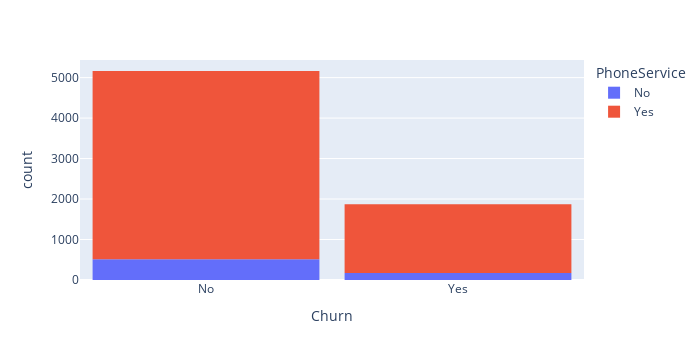

This figure's notebook cell:
### Code cell
phone=df["PhoneService"]
tabular=pd.crosstab(phone,df["Churn"])
print(tabular)
fig = px.histogram(df,x='Churn', color="PhoneService",barmode="relative")
fig.update_layout(width=700,bargap=0.1)
fig.show()
#customers with Phone services are likely to churn

### Figure 1 — Plotly figure (JSON) as saved in the notebook; plotly's stock layout.template omitted (floating-point values rounded to 4 significant figures; data arrays with more than 128 entries replaced by an {"elided": "..."} marker saying what was removed)
{"data": [{"alignmentgroup": "True", "bingroup": "x", "hovertemplate": "PhoneService=No<br>Churn=%{x}<br>count=%{y}<extra></extra>", "legendgroup": "No", "marker": {"color": "#636efa", "pattern": {"shape": ""}}, "name": "No", "offsetgroup": "No", "orientation": "v", "showlegend": true, "type": "histogram", "x": {"elided": "680 str values"}, "xaxis": "x", "yaxis": "y"}, {"alignmentgroup": "True", "bingroup": "x", "hovertemplate": "PhoneService=Yes<br>Churn=%{x}<br>count=%{y}<extra></extra>", "legendgroup": "Yes", "marker": {"color": "#EF553B", "pattern": {"shape": ""}}, "name": "Yes", "offsetgroup": "Yes", "orientation": "v", "showlegend": true, "type": "histogram", "x": {"elided": "6352 str values"}, "xaxis": "x", "yaxis": "y"}], "layout": {"bargap": 0.1, "barmode": "relative", "height": 360, "legend": {"title": {"text": "PhoneService"}, "tracegroupgap": 0}, "margin": {"t": 60}, "width": 700, "xaxis": {"anchor": "y", "autorange": true, "domain": [0, 1], "range": [-0.5, 1.5], "title": {"text": "Churn"}, "type": "category"}, "yaxis": {"anchor": "x", "autorange": true, "domain": [0, 1], "range": [0, 5435.0], "title": {"text": "count"}}}}
